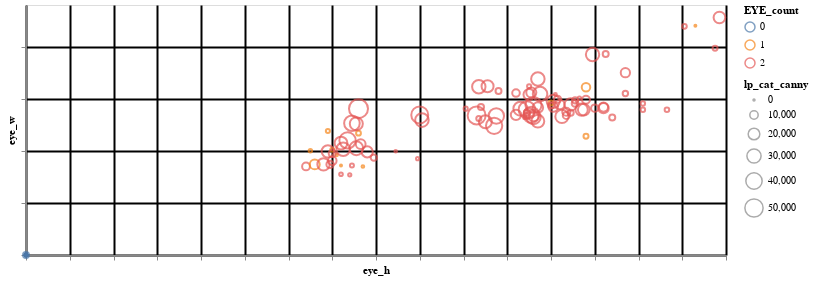

Notebook source saved alongside this figure:
### Markdown cell above
### Altair scatter plot
Circles, thick/black grid

### Code cell
c = alt.Chart(result).mark_point().encode(
    x=alt.X('eye_h',axis=alt.Axis(grid=True,gridColor='black',gridWidth=2,labels=False)),
    y=alt.Y('eye_w',axis=alt.Axis(grid=True,gridColor='black',gridWidth=2,labels=False)),
    size='lp_cat_canny', color='EYE_count',
    tooltip=['frame_name',]).properties(width=700, height=250
)
c
